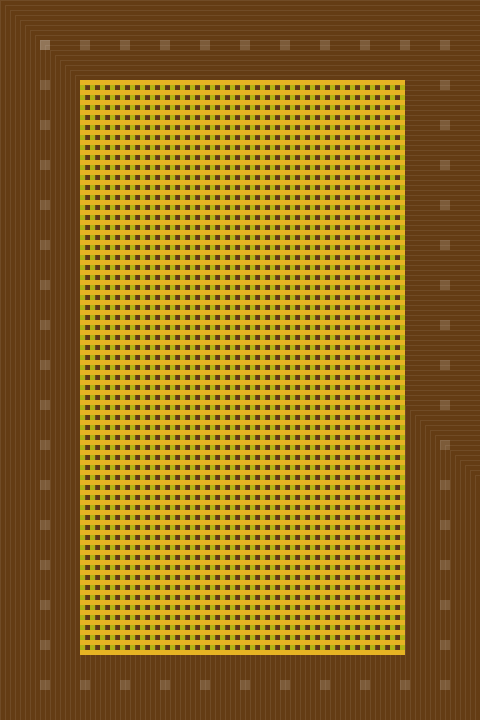
Frame 1 (no input)
Frame 60 (the mouse pressed at the canvas centre just before this capture): identical to frame 1, image omitted
Frame 120 (the mouse held since frame 60 and released just before this capture): identical to frame 1, image omitted

The Processing sketch that drew this single still picture (run headless with seeded random() and noise(); from frame 60 on, the mouse is pressed at the canvas centre):

// Processing sketch: processing_22487
// ── processing_22487.pde



void setup(){
size (480, 720);
background(100,60,20);
smooth();
}


void draw(){
  
  //background 1
  
  
  
  
  
  

for (int p = 0 ; p<height ; p+=5){
  
  stroke(255,20);
  noFill();
  fill(100,60,20);
  rect(p,p,480, 720);
  p= p++;
}



  //background 2
rectMode(CENTER);
for (int l =720; l<0 ; l+=5){
  
  stroke(255,20);
  fill(100,60,20);
  rect(l,l,720,480);
  l= l++;
  
  
  
  
  
  
  
  
  
  
  
  
}
rectMode(CORNER);
//left small squares
for (int r=40; r<height-40; r+=40){
  noStroke();
  fill(255,40);
  rect(40,r, 10,10);
  r= r++;
}
//right small squares
for (int t=40; t<height-40; t+=40){
  noStroke();
  fill(255,40);
  rect(440,t, 10,10);
  t= t++;
}
//top small squares
for (int y=40; y<width-40; y+=40){
  noStroke();
  fill(255,40);
  rect(y,40, 10,10);
  y= y++;
}
//bottom small squares
for (int u=40; u<width-30; u+=40){
  noStroke();
  fill(255,40);
  rect(u,680, 10,10);
  u= u++;
}


//rectangulos verdes

for(int i = 80 ; i<410 ; i += 10){
fill(180,180,20);
rect(i,80,5,570);
i= i++;
}


//rectangulos verdes

for(int o = 80 ; o <660 ; o += 10){
fill(230,180,35);
rect(80,o,325,5);
o= o++;
} 





}
